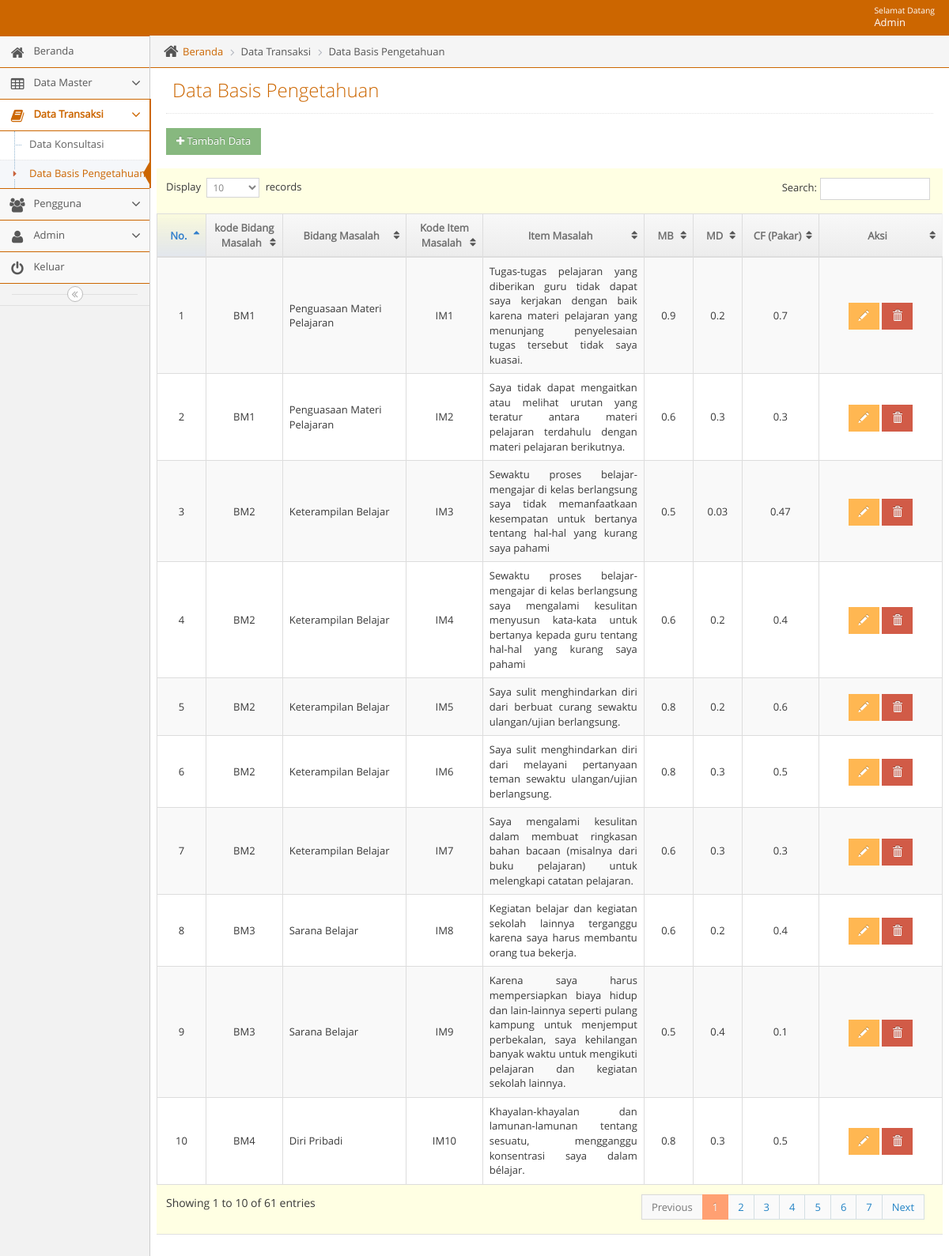
The page /admin/adminmainapp.php?unit=dbp_unit&act=datagrid (signed in) on the database its author committed.
### tables this page shows
CREATE TABLE `t_identifikasi` (
  `kode_identifikasi` int(11) NOT NULL,
  `mb` float NOT NULL,
  `md` float NOT NULL,
  `cf_bidang_masalah` float NOT NULL,
  `cf_item_masalah` float NOT NULL,
  `kode_bidang_masalah` varchar(11) NOT NULL,
  `kode_item_masalah` varchar(11) NOT NULL
);

CREATE TABLE `t_bidang_masalah` (
  `id_bidang_masalah` int(11) NOT NULL,
  `kode_bidang_masalah` varchar(5) NOT NULL,
  `nama_bidang_masalah` varchar(100) NOT NULL,
  `detail_bidang_masalah` varchar(500) NOT NULL,
  `layanan` varchar(1000) NOT NULL
);

CREATE TABLE `t_item_masalah` (
  `id_item_masalah` int(11) NOT NULL,
  `kode_item_masalah` varchar(5) NOT NULL,
  `nama_item_masalah` varchar(500) NOT NULL
);

### admin/unit/dbp_unit.php (the view, shortened to what this page needs)
<?php
$act = $_GET['act'];
switch($act){
  case "datagrid":
?>
<?php
include("../admin/leftbar.php");
?>
<div class="main-content">
  <div class="main-content-inner">
    <div class="breadcrumbs ace-save-state" id="breadcrumbs">
      <ul class="breadcrumb">
        <li>
          <i class="ace-icon fa fa-home home-icon"></i>
          <a href="adminmainapp.php?unit=dashboard">Beranda</a>
        </li>
        <li>Data Transaksi</li>
        <li>Data Basis Pengetahuan</li>
      </ul>
    </div>
    <div class="page-content">
      <div class="page-header">
        <h1>Data Basis Pengetahuan</h1>
      </div>
      <h1>
        <a href="?unit=dbp_unit&act=input">
          <button class="btn btn-sm btn-success"><i class="fa fa-plus"></i> Tambah Data</button>
        </a>
      </h1>
      <div class="row">
        <div class="col-xs-12">
          <div class="row">
            <div class="box box-primary">
              <div class="box-body table-responsive padding">
                <table id="datatable" class="table table-striped table-bordered table-hover">
                  <thead>
                    <tr>
                      <th style="text-align: center; width: 7%">No.</th>
                      <th style="text-align: center; width: 10%">kode Bidang Masalah</th>
                      <th style="text-align: center; width: 15%">Bidang Masalah</th>
                      <th style="text-align: center; width: 10%">Kode Item Masalah</th>
                      <th style="text-align: center; width: 19%">Item Masalah</th>
                      <th style="text-align: center; width: 7%">MB</th>
                      <th style="text-align: center; width: 7%">MD</th>
                      <th style="text-align: center; width: 10%">CF (Pakar)</th>
                      <th style="text-align: center; width: 15%">Aksi</th>
                    </tr>
                  </thead>
                  <tbody>
                    <?php $no=1;
                        $qdatagrid ="  SELECT
                        t_identifikasi.kode_identifikasi,
                        t_identifikasi.mb, t_identifikasi.md,
                        t_identifikasi.cf_bidang_masalah,
                        t_bidang_masalah.kode_bidang_masalah, t_bidang_masalah.nama_bidang_masalah,
                        t_item_masalah.kode_item_masalah, t_item_masalah.nama_item_masalah
                          FROM
                        t_identifikasi
                        JOIN t_bidang_masalah ON t_identifikasi.kode_bidang_masalah = t_bidang_masalah.kode_bidang_masalah
									      JOIN t_item_masalah ON t_identifikasi.kode_item_masalah = t_item_masalah.kode_item_masalah";
                            $rdatagrid = mysqli_query($mysqli, $qdatagrid);
                            while($ddatagrid=mysqli_fetch_assoc($rdatagrid)) {
                                echo "
                                <tr>
                                  <td style= text-align:center;vertical-align:middle>$no</td>
                                  <td style= text-align:center;vertical-align:middle>$ddatagrid[kode_bidang_masalah]</td>
                                  <td style= text-align:left;vertical-align:middle>$ddatagrid[nama_bidang_masalah]</td>
                                  <td style= text-align:center;vertical-align:middle>$ddatagrid[kode_item_masalah]</td>
                                  <td style= text-align:justify;vertical-align:middle>$ddatagrid[nama_item_masalah]</td>
                                  <td style= text-align:center;vertical-align:middle>$ddatagrid[mb]</td>
                                  <td style= text-align:center;vertical-align:middle>$ddatagrid[md]</td>
                                  <td style= text-align:center;vertical-align:middle>$ddatagrid[cf_bidang_masalah]</td>
                                  <td style=text-align:center;vertical-align:middle>
                                    <a href=?unit=dbp_unit&act=update&kode_identifikasi=$ddatagrid[kode_identifikasi] class='btn btn-sm btn-warning glyphicon glyphicon-pencil' ></a>
                                    <a href=?unit=dbp_unit&act=delete&kode_identifikasi=$ddatagrid[kode_identifikasi] class='btn btn-sm btn-danger glyphicon glyphicon-trash' onclick='return confirm(\"Yakin Akan Menghapus Data?\")'></a>
                                  </td>
                                </tr>
                                ";
                                $no++;
                             }
                             ?>
                  </tbody>
                </table>
              </div>
            </div>
          </div>
        </div>
      </div>
    </div>
  </div>
</div>
<?php
            include("../admin/footer.php");
            ?>
</body>
</html>
<?php
        break;
            ?>
<?php
}

### admin/navbar.php (shortened to what this page needs)
<body class="no-skin">
        <?php
        require_once '../lib/koneksi.php';
        if ($_SESSION['status'] == 'Admin') {
          $qupdate = "SELECT * FROM  t_admin WHERE nama_pengguna = '".$_SESSION['nm_pengguna']."'";
         $rupdate = mysqli_query($mysqli, $qupdate);
         $dupdate = mysqli_fetch_assoc($rupdate);
        }
        else {
          $qupdate = "SELECT * FROM  t_user WHERE nama_pengguna = '".$_SESSION['nm_pengguna']."'";
          $rupdate = mysqli_query($mysqli, $qupdate);
          $dupdate = mysqli_fetch_assoc($rupdate);
        }
        ?>
        <div id="navbar" class="navbar navbar-default ace-save-state">
          <div class="navbar-container ace-save-state" id="navbar-container">
            <div class="navbar-buttons navbar-header pull-right" role="navigation">
              <ul class="nav ace-nav">
                <li class="light-blue dropdown-modal">
                  <a data-toggle="dropdown" href="#" class="dropdown-toggle">
                    <span class="user-info"><small>Selamat Datang</small>  <?php echo ucwords($dupdate['nama']); ?></span>
                  </a>
                </li>
              </ul>
            </div>
        </div>
    </div>

### css/tentang/style.css (style rules this page uses)
html { font-family:sans-serif; -ms-text-size-adjust:100%; -webkit-text-size-adjust:100% }
body { margin:0 }
a { background-color:transparent }
h1 { font-size:2em; margin:.67em 0 }
small { font-size:80% }
button,input,optgroup,select,textarea { color:inherit; font:inherit; margin:0 }
button { overflow:visible }
button,select { text-transform:none }
button,html input[type=button],input[type=reset],input[type=submit] { -webkit-appearance:button; cursor:pointer }
table { border-collapse:collapse; border-spacing:0 }
td,th { padding:0 }
.border-box,article,body,code,dd,div,dl,dt,fieldset,footer,form,header,html,input[type=email],input[type=password],input[type=tel],input[type=text],input[type=url],li,main,ol,p,pre,section,textarea,ul { box-sizing:border-box }

### rows shown on the page
t_identifikasi: t_bidang_masalah.kode_bidang_masalah "BM1", t_bidang_masalah.nama_bidang_masalah "Penguasaan Materi Pelajaran", t_item_masalah.kode_item_masalah "IM1", t_item_masalah.nama_item_masalah "Tugas-tugas pelajaran yang diberikan guru tidak dapat saya kerjakan dengan baik karena materi pelajaran yang menunjang penyelesaian tugas tersebut tidak saya kuasai.", mb "0.9", md "0.2", cf_bidang_masalah "0.7"
t_identifikasi: t_bidang_masalah.kode_bidang_masalah "BM1", t_bidang_masalah.nama_bidang_masalah "Penguasaan Materi Pelajaran", t_item_masalah.kode_item_masalah "IM2", t_item_masalah.nama_item_masalah "Saya tidak dapat mengaitkan atau melihat urutan yang teratur antara materi pelajaran terdahulu dengan materi pelajaran berikutnya.", mb "0.6", md "0.3", cf_bidang_masalah "0.3"
t_identifikasi: t_bidang_masalah.kode_bidang_masalah "BM2", t_bidang_masalah.nama_bidang_masalah "Keterampilan Belajar", t_item_masalah.kode_item_masalah "IM3", t_item_masalah.nama_item_masalah "Sewaktu proses belajar-mengajar di kelas berlangsung saya tidak memanfaatkaan kesempatan untuk bertanya tentang hal-hal yang kurang saya pahami", mb "0.5", md "0.03", cf_bidang_masalah "0.47"
t_identifikasi: t_bidang_masalah.kode_bidang_masalah "BM2", t_bidang_masalah.nama_bidang_masalah "Keterampilan Belajar", t_item_masalah.kode_item_masalah "IM4", t_item_masalah.nama_item_masalah "Sewaktu proses belajar-mengajar di kelas berlangsung saya mengalami kesulitan menyusun kata-kata untuk bertanya kepada guru tentang hal-hal yang kurang saya pahami", mb "0.6", md "0.2", cf_bidang_masalah "0.4"
t_identifikasi: t_bidang_masalah.kode_bidang_masalah "BM2", t_bidang_masalah.nama_bidang_masalah "Keterampilan Belajar", t_item_masalah.kode_item_masalah "IM5", t_item_masalah.nama_item_masalah "Saya sulit menghindarkan diri dari berbuat curang sewaktu ulangan/ujian berlangsung.", mb "0.8", md "0.2", cf_bidang_masalah "0.6"
t_identifikasi: t_bidang_masalah.kode_bidang_masalah "BM2", t_bidang_masalah.nama_bidang_masalah "Keterampilan Belajar", t_item_masalah.kode_item_masalah "IM6", t_item_masalah.nama_item_masalah "Saya sulit menghindarkan diri dari melayani pertanyaan teman sewaktu ulangan/ujian berlangsung.", mb "0.8", md "0.3", cf_bidang_masalah "0.5"
t_identifikasi: t_bidang_masalah.kode_bidang_masalah "BM2", t_bidang_masalah.nama_bidang_masalah "Keterampilan Belajar", t_item_masalah.kode_item_masalah "IM7", t_item_masalah.nama_item_masalah "Saya mengalami kesulitan dalam membuat ringkasan bahan bacaan (misalnya dari buku pelajaran) untuk melengkapi catatan pelajaran.", mb "0.6", md "0.3", cf_bidang_masalah "0.3"
t_identifikasi: t_bidang_masalah.kode_bidang_masalah "BM3", t_bidang_masalah.nama_bidang_masalah "Sarana Belajar", t_item_masalah.kode_item_masalah "IM8", t_item_masalah.nama_item_masalah "Kegiatan belajar dan kegiatan sekolah lainnya terganggu karena saya harus membantu orang tua bekerja.", mb "0.6", md "0.2", cf_bidang_masalah "0.4"
t_identifikasi: t_bidang_masalah.kode_bidang_masalah "BM3", t_bidang_masalah.nama_bidang_masalah "Sarana Belajar", t_item_masalah.kode_item_masalah "IM9", t_item_masalah.nama_item_masalah "Karena saya harus mempersiapkan biaya hidup dan lain-lainnya seperti pulang kampung untuk menjemput perbekalan, saya kehilangan banyak waktu untuk mengikuti pelajaran dan kegiatan sekolah lainnya.", mb "0.5", md "0.4", cf_bidang_masalah "0.1"
t_identifikasi: t_bidang_masalah.kode_bidang_masalah "BM4", t_bidang_masalah.nama_bidang_masalah "Diri Pribadi", t_item_masalah.kode_item_masalah "IM10", t_item_masalah.nama_item_masalah "Khayalan-khayalan dan lamunan-lamunan tentang sesuatu, mengganggu konsentrasi saya dalam bélajar.", mb "0.8", md "0.3", cf_bidang_masalah "0.5"

### other values the page prints
$dupdate['nama'] "Admin"
